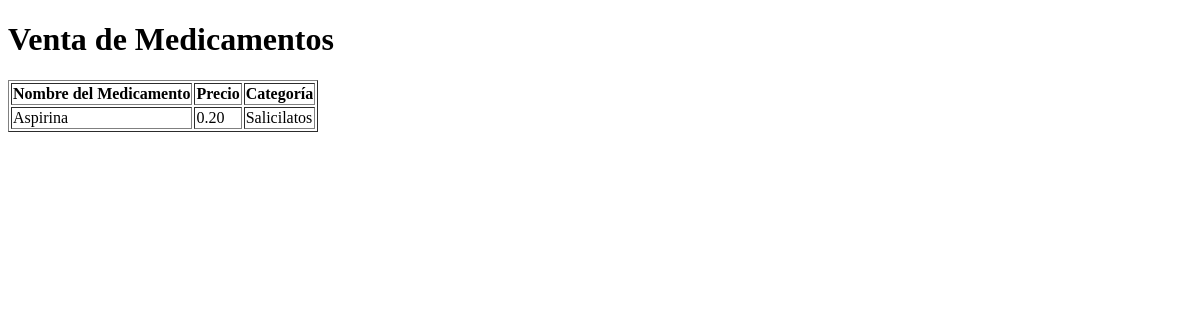
The page /venta_medicamentos/ on the database as committed earlier.
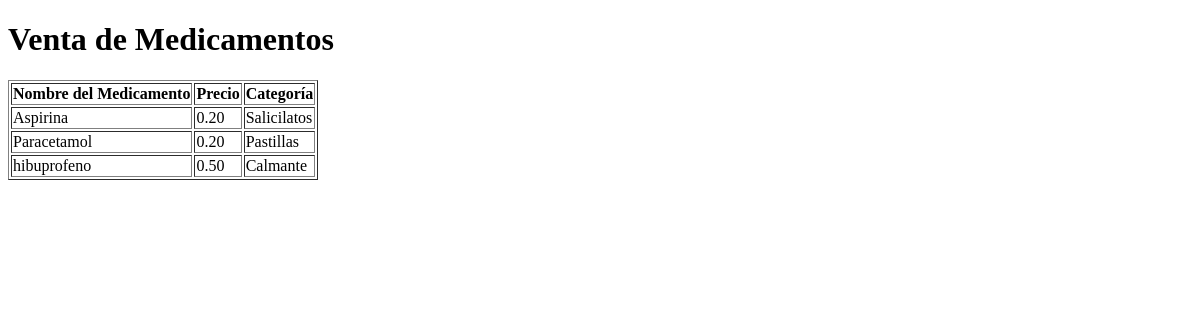
The same page on the database as committed later.
### Farmaciaa/models.py (models this page shows, shortened)
class Medicamento(models.Model):
    nombre = models.CharField(max_length=100)
    precio = models.DecimalField(max_digits=10, decimal_places=2)
    categoria = models.CharField(max_length=100)

### Farmaciaa/views.py (the view)
# urls.py: path('venta_medicamentos/', views.venta_medicamentos, name='venta_medicamentos'),
def venta_medicamentos(request):
    medicamentos = Medicamento.objects.all()
    return render(request, 'venta_medicamentos.html', {'medicamentos': medicamentos})

### templates/venta_medicamentos.html (shortened to what this page needs)
<!DOCTYPE html>
<html lang="es">
<head>
</head>
<body>
    <h1>Venta de Medicamentos</h1>
    <table border="1">
        <thead>
            <tr>
                <th>Nombre del Medicamento</th>
                <th>Precio</th>
                <th>Categoría</th>
            </tr>
        </thead>
        <tbody>
            {% for medicamento in medicamentos %}
            <tr>
                <td>{{ medicamento.nombre }}</td>
                <td>{{ medicamento.precio }}</td>
                <td>{{ medicamento.categoria }}</td>
            </tr>
            {% endfor %}
        </tbody>
    </table>
</body>
</html>

Rows that differ between the two databases and show on the page:
added Medicamento: nombre "Paracetamol", precio "0.20", categoria "Pastillas"
added Medicamento: nombre "hibuprofeno", precio "0.50", categoria "Calmante"
